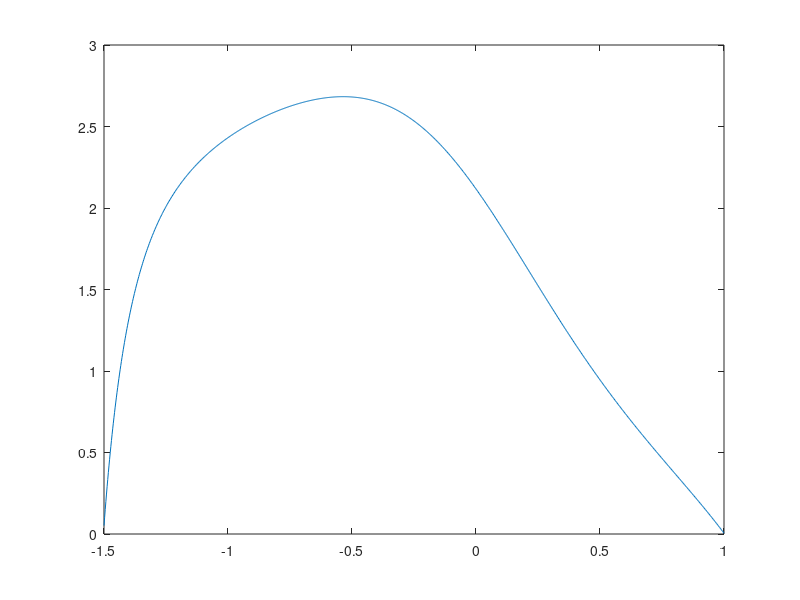

Reproduce this figure in MATLAB.
% skript for solving the exit rate for the 1d double well potential

poth =@(y)  1/2.*(y.^2-1).^2;
dpoth =@(y) 2.*y.*(y.^2-1);



beta=3;


epsilon = sqrt(2/beta);%2*gamma/sigma^2;


L_bound=-1.5;
R_bound=1;
n_boxes=1000;
dx=(R_bound-L_bound)/(n_boxes-1);
x=L_bound:dx:R_bound;
e=ones(n_boxes,1);

A = spdiags(epsilon^2/2*e*[1 -2 1]/(dx^2),[-1 0 1],n_boxes,n_boxes) + ...
    spdiags(-1*dpoth(x)'*[-1 0 1]/(2*dx),[1 0 -1],n_boxes,n_boxes)';
    % diag(-1*dpothm(x,t))*spdiags(e*[-1 0 1]/(2*dx),[-1 0 1],n_boxes,n_boxes)
%Neumann Randbedingungen auf der rechten Seite und Dirichlet auf der linken Seite     
%A(1,1) = -A(1,2); 
%A(n_boxes,n_boxes) = -A(n_boxes,n_boxes-1);


%  A1 = spdiags(sigma^2/(2*gamma^2)*e*[1 -2 1]/(dx^2),[-1 0 1],n_boxes,n_boxes) + ...
%       sparse(diag(-1*dpothm(x,t))*spdiags(e*[-1 0 1]/(2*dx),[-1 0 1],n_boxes,n_boxes));
     % so implementiert wird falsch mit nabla V multipliziert
     % spdiags(-1*dpothm(x,t)'*[-1 0 1]/(2*dx),[-1 0 1],n_boxes,n_boxes);

b=-ones(n_boxes,1);
%b(end)=-1-1/dx^2;
%b(1)=b(1)-1/dx^2;
%b(end)=b(end)-1/dx^2;

%exit1=A1\b;
exit=A\b;

%exit time at -0.25
%ext(i)=(exit(750)+exit(751))/2;


plot(x,exit)


%save('PDETimes.mat','exit','ext','-v7.3')

%%
% figure(1)
% plot(x,pothm(x,t))
% 
% % figure(2)
% % plot(x,exit)
% 
% figure(3)
% plot(x,exit)

% figure(1)
% plot(t(1:end),ext(1:end),'LineWidth',4); hold on
% plot(t,1./f3(t),'LineWidth',4)
% %plot(t,1./f2(t),'LineWidth',4)
% hold off
% xl=xlabel('Lambda');
% yl=ylabel('Average Exit Time for x=-0.25');
% title('Stopping times')
% l= legend('Exact','Extra','Location','northeast');
% set(xl,'Interpreter','Latex');
% set(yl,'Interpreter','Latex');
% set(l,'Interpreter','Latex');
% 
% figure(2)
% semilogy(t(1:end),1./ext,'LineWidth',4);hold on
% semilogy(t(1:end),f3(t(1:end)),'g','LineWidth',4);
% %semilogy(t(1:end),f2(t(1:end)),'k','LineWidth',4);
% semilogy(lambda,rates','rx','LineWidth',4);
% %semilogy(t(1:end),abs(f2(t)),'m');
% hold off
% title('Rates')
% xlabel('Lambda')
% ylabel('Average Exit Rate for x=-0.25')
% l= legend('Exact','Extra','Sampling','Location','northwest');
% set(l,'Interpreter','Latex');
% 
% figure(3)
% plot(t(1:end),1./ext,'LineWidth',4);hold on
% plot(t,f3(t),'LineWidth',4)
% %plot(t,f2(t),'LineWidth',4)
% plot(lambda,rates','rx','LineWidth',4);
% hold off
% title('Rates')
% xl=xlabel('Lambda');
% yl=ylabel('Average Exit Rate for x=-0.25');
% set(xl,'Interpreter','Latex');
% set(yl,'Interpreter','Latex');
% l= legend('Exact','Extra','Sampling','Location','northwest');
% set(l,'Interpreter','Latex');
% figure(1)
% plot(x,exit)
% 
% figure(2)
% plot(x(100:end-100),exit(100:end-100))
% 
% figure()
% plot(x(100:end-100),1./exit(100:end-100))